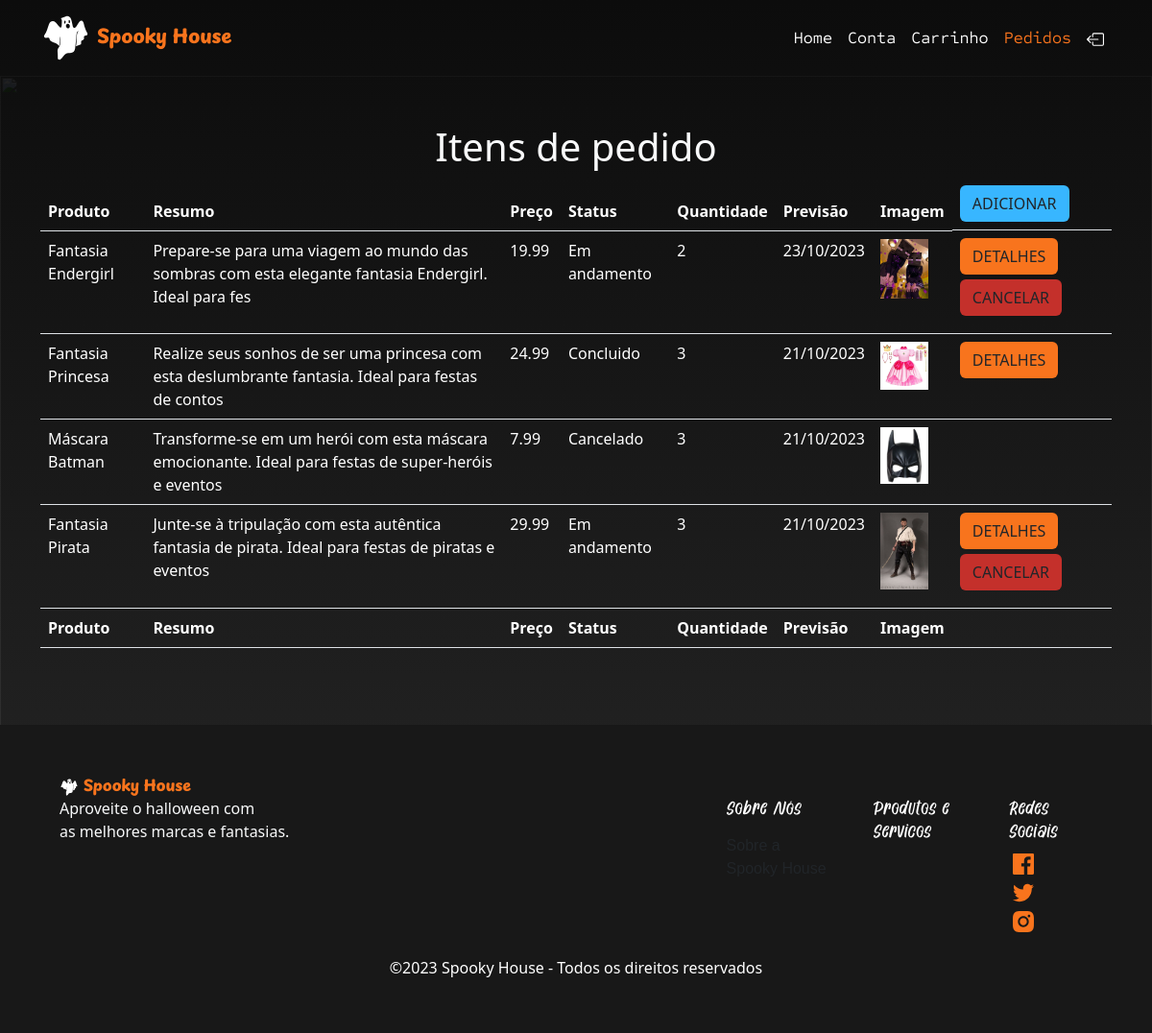
Before: /client/pedidos.php (signed in) with the older database file.
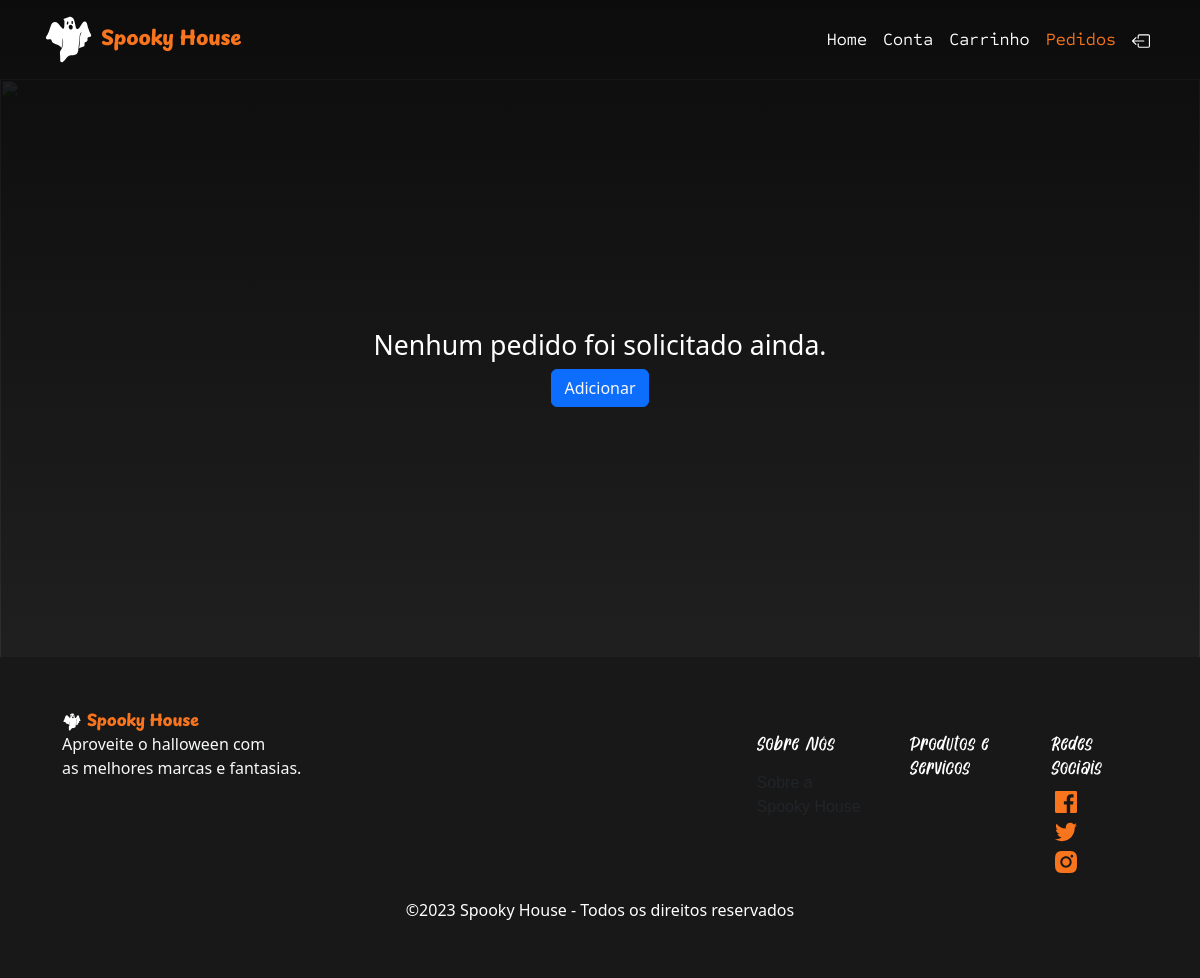
After: the same page with the newer database file.
### tables this page shows
CREATE TABLE Item_pedido(
    id int not null auto_increment,
    id_pedido int not null,
    id_produto int not null,
    quantidade int not null,
    primary key(id),
    foreign key(id_pedido) references Pedidos(id),
    foreign key(id_produto) references Produtos(id)
);

CREATE TABLE Produtos(
    id int not null auto_increment,
    nome varchar(50) not null,
    descricao text not null,
    resumo varchar(100) not null,
    preco decimal(9,2) not null,
    quantidade int not null,
    imagem varchar(50) not null,
    destaque enum('Sim','Não') not null,
    primary key(id)
);

CREATE TABLE Pedidos(
    id int not null auto_increment,
    id_cliente int not null,
    status varchar(20) not null,
    data date not null,
    primary key(id),
    foreign key(id_cliente) references Clientes(id)
);

### client/pedidos.php (the view, shortened to what the changed rows need)
<?php
    include '../connection/connect.php';
    $ID = $_SESSION['Id'];
    $select = $conn->query("SELECT *, PD.id as id_pedido, P.id as id_produto, P.nome as nome_produto, P.imagem as img_produto FROM Produtos P JOIN Item_pedido IP ON P.id = IP.id_produto JOIN Pedidos PD ON IP.id_pedido = PD.id WHERE PD.id_cliente = '$ID';");
    $row = $select->fetch_assoc();
    $num_linhas = $select->num_rows;
?>
<!DOCTYPE html>
<html lang="pt-BR">
<head>
    <link href="https://cdn.jsdelivr.net/npm/bootstrap@5.3.2/dist/css/bootstrap.min.css" rel="stylesheet">
    <link rel="stylesheet" href="../CSS/style.css">
    <link rel="stylesheet" href="https://cdnjs.cloudflare.com/ajax/libs/twitter-bootstrap/5.2.0/css/bootstrap.min.css">
    <link rel="stylesheet" href="https://cdn.datatables.net/1.13.4/css/dataTables.bootstrap5.min.css">
</head>
<body id="fundo_index">
    <?php include 'header.php';?>
    <?php if($num_linhas == 0){?>
        <section style="margin: 250px;">
            <h2 class="text-center" style="font-size: 20pt; color: white;">Nenhum pedido foi solicitado ainda.</h2>
            <div class="d-flex justify-content-center">
                <a href="adicionar_pedido.php" class="text-light btn btn-primary">Adicionar</a>
            </div>
        </section>
    <?php } ?>
    <?php if($num_linhas>0){?>
    <main>
        <div class="container" style="margin-top: 50px; margin-bottom: 80px;">
            <h1 class="text-light text-center">Itens de pedido</h1>
            <table class="table table-hover table-condensed" id="tabela_carrinho">
                <thead>
                    <tr>
                        <th style="color: white;">Produto</th>
                        <th style="color: white;">Resumo</th>
                        <th style="color: white;">Preço</th>
                        <th style="color: white;">Status</th>
                        <th style="color: white;">Quantidade</th>
                        <th style="color: white;">Previsão</th>
                        <th style="color: white;">Imagem</th>
                        <th class="d-flex">
                            <a href="adicionar_pedido.php" target="_self" class="btn btn-block btn-xs" style="background-color: #38B6FF;" role="button">
                                <span class="hidden-xs">ADICIONAR</span>
                            </a>
                        </th>
                    </tr>
                </thead>
                <tbody>
                    <?php do {?>
                        <tr>
                            <td style="color: white;"><?php echo $row['nome_produto'];?></td>
                            <td style="color: white;"><?php echo $row['resumo'];?></td>
                            <td style="color: white;"><?php echo $row['preco'];?></td>
                            <td style="color: white;"><?php echo $row['status'];?></td>
                            <td style="color: white;"><?php echo $row['quantidade'];?></td>
                            <td style="color: white;"><?php echo date('d/m/Y', strtotime($row['data'])); ?></td>
                            <td style="color: white;"><img src="../images/Fantasias/<?php echo $row['img_produto'];?>" style="max-width: 50px;" alt=""></td>
                            <td>
                                <?php if ($row['status'] == 'Em andamento' || $row['status'] == 'Solicitado'){?>
                                    <a href="../detalhes.php" role="button" class="btn btn-block btn-xs" style="background-color: #f8741d; margin-bottom: 5px">
                                        <span class="hidden-xs">DETALHES</span>
                                    </a>
                                    <a href="pedido_excluir.php?id=<?php echo $row['id_pedido'];?>" class="btn btn-block btn-xs" style="background-color: #c4302b; margin-bottom: 10px;">
                                        <span class="hidden-xs">CANCELAR</span>
                                    </a>
                                <?php }elseif ($row['status'] == 'Concluido'){?>
                                    <a href="../detalhes.php" role="button" class="btn btn-block btn-xs" style="background-color: #f8741d;">
                                        <span class="hidden-xs">DETALHES</span>
                                    </a>
                                <?php }elseif ($row['status'] == 'Cancelado'){?>
                                    <a href="#"></a>
                                <?php }?>
                            </td>
                        </tr>
                    <?php }while($row = $select->fetch_assoc())?>
                </tbody>
                <tfoot>
                    <tr>
                        <th style="color: white;">Produto</th>
                        <th style="color: white;">Resumo</th>
                        <th style="color: white;">Preço</th>
                        <th style="color: white;">Status</th>
                        <th style="color: white;">Quantidade</th>
                        <th style="color: white;">Previsão</th>
                        <th style="color: white;">Imagem</th>
                        <th></th>
                    </tr>
                </tfoot>
            </table>
        </div>
    </main>
    <?php } ?>
</body>
</html>

Changed rows visible on the page:
removed item_pedido: id_produto.nome "Fantasia Endergirl", id_produto.resumo "Prepare-se para uma viagem ao mundo das sombras com esta elegante fantasia Endergirl. Ideal para fes", id_produto.preco "19.99", id_pedido.status "Em andamento", quantidade "2", id_pedido.data "23/10/2023", id_produto.imagem (picture)
removed item_pedido: id_produto.nome "Fantasia Princesa", id_produto.resumo "Realize seus sonhos de ser uma princesa com esta deslumbrante fantasia. Ideal para festas de contos", id_produto.preco "24.99", id_pedido.status "Concluido", quantidade "3", id_pedido.data "21/10/2023", id_produto.imagem (picture), shows "DETALHES"
removed item_pedido: id_produto.nome "Máscara Batman", id_produto.resumo "Transforme-se em um herói com esta máscara emocionante. Ideal para festas de super-heróis e eventos", id_produto.preco "7.99", id_pedido.status "Cancelado", quantidade "3", id_pedido.data "21/10/2023", id_produto.imagem (picture)
removed item_pedido: id_produto.nome "Fantasia Pirata", id_produto.resumo "Junte-se à tripulação com esta autêntica fantasia de pirata. Ideal para festas de piratas e eventos", id_produto.preco "29.99", id_pedido.status "Em andamento", quantidade "3", id_pedido.data "21/10/2023", id_produto.imagem (picture)
Other visible differences:
text no longer shown: "Itens de pedido Produto Resumo Preço Status Quantidade Previsão Imagem ADICIONAR Produto Resumo Preço Status Quantidade Previsão Imagem"
text now shown: "Nenhum pedido foi solicitado ainda. Adicionar"
